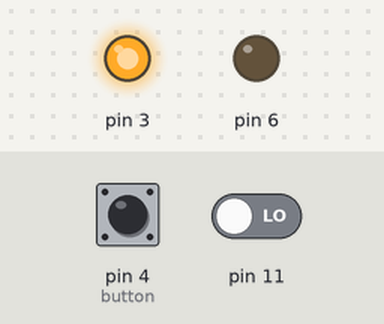
This sketch was run on a simulated Arduino Uno, built with avr-gcc and run on an emulated ATmega328P. On the bench: output pins drawn as LEDs (lit = HIGH). The inputs (shaded band) are chosen by the test bench; at power-on: pin 4 (button) LOW, pin 11 LOW. What the sketch prints to the serial monitor is not drawn.

Above: at 1.2 s.
1.3 s: pin 4 (button) pulled HIGH for 0.15 s
Timing chart, 0 to 4.3 s (numbered marks = the images above; inputs shaded):
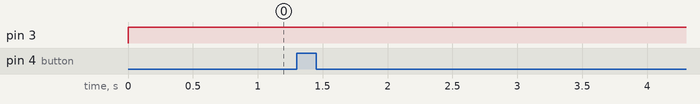

The sketch:

Motor_Interaction.ino
```cpp
#include "Motor.h"
#include "LightBarrier.h"
#include "Button.h"
#include "BusConnection.h"
#include <SoftwareSerial.h>

#define DIAMETER 1.2
#define NOTIFICATIONPERTURN 8
#define THREADLENGTH  150
#define PROCENT 100
#define RPM 60

BusConnection bus(7,6);

Motor motor(3);
LightBarrier lightBarrier(11, NOTIFICATIONPERTURN);
Button button(4);

int animalExtinctionArray[18] = {142,90,83,78,56,45,35,15,10,8,5,3,2,1,1,1,1,0};

byte setupMotorPos;
int amountOfPossibleTurns;
int countFirstPosTurns;
int size;
int countTurns;


int newLength;
int amountTurns;
boolean newTimePeriod;
void setup() {
  Serial.begin(115200);

  amountOfPossibleTurns = 0;
  setupMotorPos = 0;
  countFirstPosTurns = 0;
  size = sizeof(animalExtinctionArray) / sizeof(int);
  countTurns = 0;

  newLength = 0;
  amountTurns = 0;
  amountOfPossibleTurns = calcTurns(THREADLENGTH);
  newTimePeriod = true;
}

int calcLength(int newProcent){
  float percent = (animalExtinctionArray[1] * PROCENT) / animalExtinctionArray[0];
  int resultLength = (percent * THREADLENGTH) / PROCENT;
  return resultLength;
}

int calcTurns(int threadLength){
  int possibleTurns = threadLength/(PI  * DIAMETER);
  return possibleTurns;
}

void ceroPosition(){
  button.noticeButton();
  motor.activateMotor();
  if(button.getCeroPosition() == true)
  {
    Serial.println("Cero Pos");
    motor.deactivateMotor();
    setupMotorPos = 1;
  }
}

void loop() {
  if(setupMotorPos == 0)
  {
    ceroPosition();
  }
  else if(setupMotorPos == 1)
  {
    lightBarrier.notification();
    if(amountOfPossibleTurns >= lightBarrier.getCounter())
    {
      motor.activateMotor();
    }
    else
    {
      motor.deactivateMotor();
      lightBarrier.setCounter(0);
      setupMotorPos = 2;
    }
  }
  else if(setupMotorPos == 2)
  {
    bus.readMessages();
    Serial.println("doing animal extinction");
    if(newTimePeriod == true)
    {
         Serial.println("new time period");
         newLength = calcLength(animalExtinctionArray[1]);
         amountTurns = calcTurns(newLength);
         amountTurns = amountOfPossibleTurns - amountTurns;
    }

    lightBarrier.notification();
    Serial.print("amountOfPossibleTurns: ");
    Serial.println(amountOfPossibleTurns);
    Serial.print("lightBarrier.getCounter(): ");
    Serial.println(lightBarrier.getCounter());
    Serial.print("amountTurns: ");
    Serial.println(amountTurns);

    if(amountOfPossibleTurns >= lightBarrier.getCounter() &&
       amountTurns >= 0 && amountTurns >= lightBarrier.getCounter())
    {
      motor.activateMotor();
      newTimePeriod = false;
    }
    else
    {
      motor.deactivateMotor();
      //lightBarrier.setCounter(0);
    }
  }
}

void getNewTimePerid(){
  newTimePeriod = true;
}
```

BusConnection.cpp
```cpp
#include "BusConnection.h"

BusConnection::BusConnection(int rx,int tx):serial(rx,tx)
{
  pinMode(rx, INPUT);
  pinMode(tx, OUTPUT);
  serial.begin(115200);
}

void BusConnection::readMessages()
{
  char c = serial.read();
  Serial.println(c);
}
```

BusConnection.h
```cpp
#ifndef BusConnection_h
#define BusConnection_h
// source: https://arduino.stackexchange.com/questions/22211/how-to-define-a-softwareserial-object-inside-a-class
#include "Arduino.h"
#include <SoftwareSerial.h>

class BusConnection
{
  public:
    BusConnection(int rx,int tx);
    void readMessages();

  private:
      SoftwareSerial serial;
};// if -> error: new types may not be defined in a return type
#endif
```

Button.cpp
```cpp
#include "Button.h"

Button::Button(int pin){
  _buttonPin = pin;
  pinMode(_buttonPin, INPUT);
  _ceroPos = false;
}

void Button::noticeButton(){
  int buttonState = digitalRead(_buttonPin);
  if (buttonState == HIGH) {
    _ceroPos = true;
  } else {
    _ceroPos = false;
  }
}

boolean Button::getCeroPosition(){
  return _ceroPos;
}
```

Button.h
```cpp
#ifndef Button_h
#define Button_h

#include "Arduino.h"

class Button
{
  public:
    Button(int pin);
    boolean getCeroPosition();
    void noticeButton();

  private:
    int _buttonPin;
    boolean _ceroPos;
};

#endif
```

LightBarrier.cpp
```cpp
#include "LightBarrier.h"

LightBarrier::LightBarrier(int pin, int amountHoles){
  _lightBarrierPin = pin;
  pinMode(_lightBarrierPin, INPUT);

  _oldValue = digitalRead(_lightBarrierPin);
  _counter = 0;
  _notification = amountHoles * 2;
}

boolean LightBarrier::notification(){
  int value = digitalRead(_lightBarrierPin);
  if(value != _oldValue)
  {
      _counter = _counter + 1;
      _oldValue = value;
  }
}

void LightBarrier::setCounter(int newCounter){
  _counter = newCounter;
}

int LightBarrier::getCounter(){
  return _counter/_notification;
}
```

LightBarrier.h
```cpp
#ifndef LightBarrier_h
#define LightBarrier_h

#include "Arduino.h"

class LightBarrier
{
  public:
    LightBarrier(int pin, int amountHoles);
    boolean notification();
    int getCounter();
    void setCounter(int newCounter);

  private:
    int _lightBarrierPin;
    int _counter;
    int _oldValue;
    int _notification;
};

#endif
```

Motor.cpp
```cpp
#include "Motor.h"

Motor::Motor(int pin){
  _motorPin = pin;
  pinMode(_motorPin, OUTPUT);
}

void Motor::activateMotor(){
  digitalWrite(_motorPin, HIGH);
  //analogWrite(_motorPin,20);
}

void Motor::deactivateMotor(){
  digitalWrite(_motorPin, LOW);
}
```

Motor.h
```cpp
#ifndef Motor_h
#define Motor_h

#include "Arduino.h"

class Motor
{
  public:
    Motor(int pin);
    void activateMotor();
    void deactivateMotor();

  private:
    int _motorPin;

};

#endif
```
